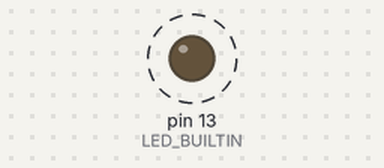
A sketch run on a simulated Arduino Uno, built with avr-gcc and run on an emulated ATmega328P. On the bench: output pins drawn as LEDs (lit = HIGH). Dashed ring = blinking.

Above: at 0.5 s.
Timing chart, 0 to 4.6 s (numbered marks = the images above):
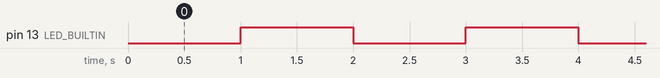

The sketch:

_3-BlinkAnalog.ino
```cpp
void setup() {
  Serial.begin(9600);

  pinMode(LED_BUILTIN, OUTPUT);
}


void loop() {
    // Clignotement de la led :
    // La valeur 16 équivaut à la constante LOW du digitaleWrite()
    // Idem pour 255 avec High
    analogWrite(LED_BUILTIN, 16);
    delay(1000);
    analogWrite(LED_BUILTIN, 255);
    delay(1000);


}
```

Measured:
- by itself, pin 13 (LED_BUILTIN): alternates HIGH for 1.0 s and LOW for 1.0 s
